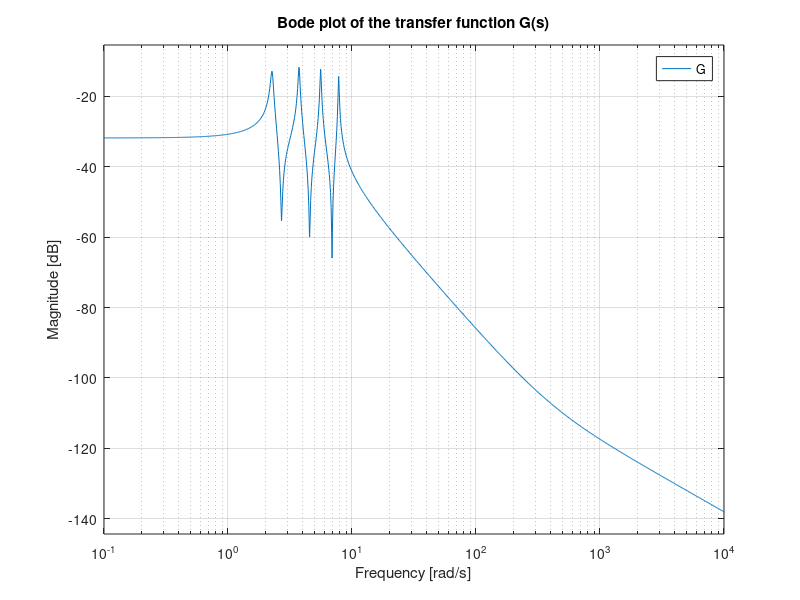

Recreate this plot in MATLAB. (Note: this script raises an error after producing the figure.)
%% Computation of the transfer function of the disturbance of lame d'aria
% then placing a hinf controller to reject a distrubance by slowing adding elements

close all
clear all
clc

n = [0,0.00125651358244363,0.485202372848273,0.164792809408070,36.7224968577778,5.42803475694088,721.425823282285,43.1652240656235,3498.93941028222];
d = [1,0.441820758123519,111.335782541048,36.3843645886072,3740.96166435174,805.039021066104,43075.1527319086,4590.65750896580,136872.539479771];

% syste, 36_35 node
n_36 =[0.00962850008217881,	0.576109900602084,	0.476627495334119,	19.2560317365358	,5.94623868114044,	146.993292909239,	16.8159353248908	,226.960880128106];
d_36 = [1,	0.422387101891881	,51.6766246603535	,16.2503969695907	,735.680566168432	,153.524424660450,	3127.51205589723	,326.519550574759	,2975.63431566161];

% system 38_35 node
n_38 = [0.00125651358244363	,0.485202372848273	,0.164792809408070,	36.7224968577778,	5.42803475694088	,721.425823282285	,43.1652240656235,	3498.93941028222];
d_38 = [1,	0.441820758123519	,111.335782541048,	36.3843645886072	,3740.96166435174,	805.039021066104	,43075.1527319086	,4590.65750896580,	136872.539479771];

G= tf([n],[d]);
G.InputName = 'u(force)';  
G.OutputName = 'y_{position}';

% Bode plot of the transfer function
figure(1)
bodemag(G)
title('Bode plot of the transfer function G(s)')
grid on

% disturbance transfer function for lame d'aria and measurement
Wact = 0.8*tf([1 50],[1 500]);  Wact.u = 'u(dist)';  Wact.y = 'e1';  % Actuator force with a weight of 0.8 and a low-pass filter with a corner frequency of 50 rad/s
Wmes = ss(0.5); Wmes.u = 'd(meas)';   Wmes.y = 'Wd3';  % Disturbance on the measurement with a constant weight of 0.5

actuator  = sumblk('y_{post_dist} = y_{position}+e1');
measurement = sumblk('y_{postmes} = y_{post_dist}+Wd3');

ICinputs = {'u(force)';'u(dist)';'d(meas)'};
ICoutputs = {'y_{position}','y_{postmes}','y_{post_dist}'};
qcaric = connect(G,Wact,Wmes,actuator,measurement,ICinputs,ICoutputs);

% plot all 3 transfer functions of system qcaric 
% Open Loop
figure(2)
bodemag(qcaric)
title('Bode plot of Open Loop TF qcaric(s)')
grid on

%% Controller 
K = tf([1 0.1],[1 0.01]); K.u = 'error1'; K.y = 'u(force)';  % Controller with a low-pass filter with a corner frequency of 0.1 rad/s

control = sumblk('error1 = -y_{postmes}');

% Closed-loop models
CL = connect(qcaric,K,control, ...
    {'u(dist)';'d(meas)'}, ...
    {'y_{position}','y_{post_dist}','y_{postmes}'});

% plot all 6 transfer functions of system CL
figure(3)
bodemag(CL)
title('Bode plot of Closed Loop TF CL(s)')
grid on

%% Hinf controller
% Final desired closed-loop targets for the gain loops
Disturbance_atten = 0.04 * tf([1/8 1],[1/80 1]);     % Handling target target function  closed-loop targets
Measure_atten = 0.4 * tf([1/0.45 1],[1/150 1]);   % Comfort target target function   closed-loop targets
Disturbance_atten.u = 'y_{post_dist}'; Disturbance_atten.y = 'y_{Handling}';
Measure_atten.u = 'y_{postmes}'; Measure_atten.y = 'y_{Comfort}';


% Closed Loop with weitghing functions
CL_hinf = connect(qcaric(2:3,:),K,control,Disturbance_atten,Measure_atten, ...
    {'u(dist)';'d(meas)'}, ...
    {'y_{post_dist}','y_{postmes}','y_{Handling}','y_{Comfort}'});

% Hinf controller
ncont = 1; % one control signal, u
nmeas = 2; % two measurement signals, sd and ab
[K] = mixsyn(CL_hinf,ncont,nmeas);

% executes but have i done ? 